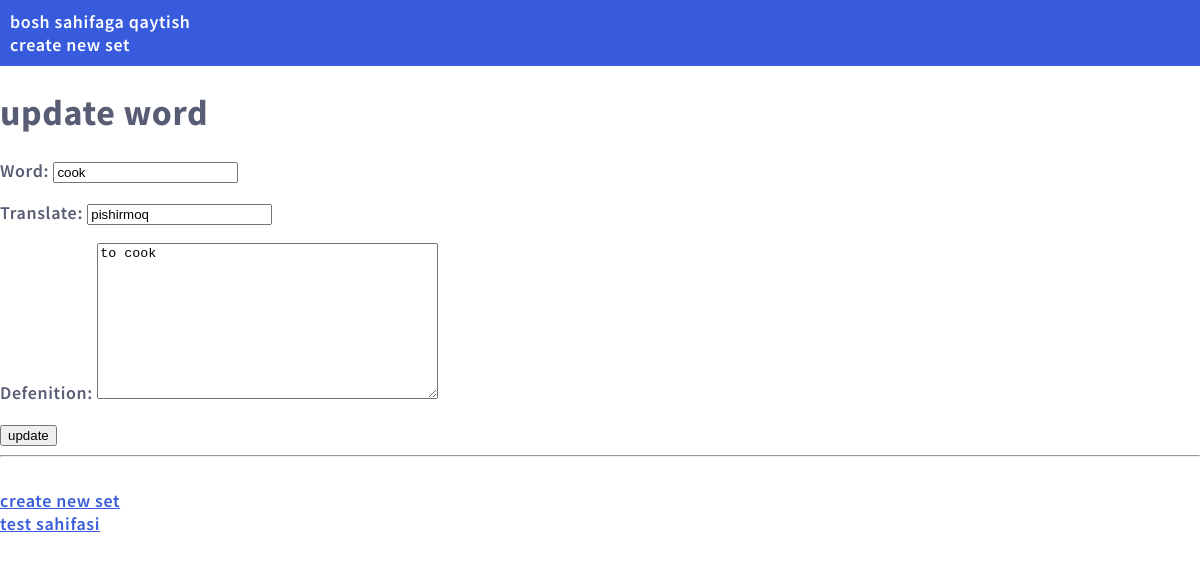
/2/update/, run on an earlier commit of the app's database.
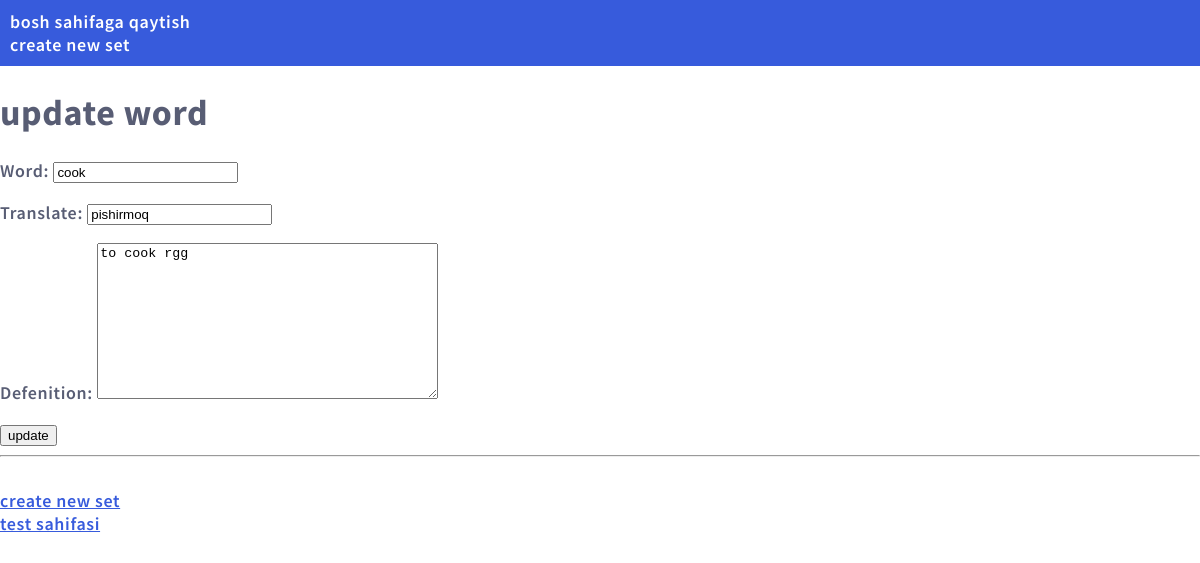
And on a later commit of the database.
### my_card/models.py (models this page shows, shortened)
class Word(models.Model):
    word = models.CharField(max_length=100)
    translate = models.CharField(max_length=255)
    defenition = models.TextField(blank=True)
    set_id = models.ForeignKey(Set, on_delete=models.CASCADE, related_name='word_set')

### my_card/views.py (the view, shortened to what this page needs)
# urls.py: path('<int:id>/update/', views.update, name='update'),
def update(request, id):
    someword = Word.objects.get(id=id)
    form=WordForm(instance=someword)
    return render(request, "my_card/word_update.html", {"form": form})

### my_card/forms.py
class WordForm(forms.ModelForm):
    class Meta:
        model = Word #qaysi model uchun forma yasayotganimizni ko'rsatamiz
        exclude = ['set_id']  # set_id polyasidan boshqa barcha polyalar uchun forma yaratadi

### my_card/templates/my_card/word_update.html (shortened to what this page needs)
{% extends "my_card/base.html" %}
{% block content %}
<h1>update word</h1>
<form action=""  method="POST">
    {{ form.as_p }}
    <input type="submit" value="update">
</form>
{% endblock %}

What changed in the data, as far as the page shows it:
changed Word "cook": defenition "to cook" → "to cook rgg"
